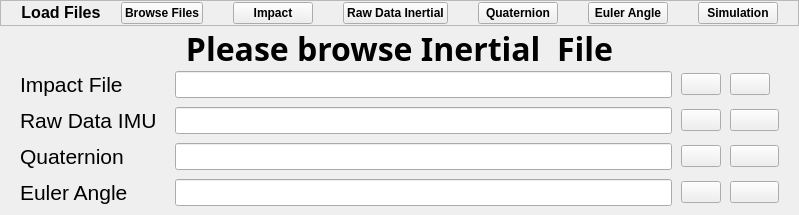
                <widget class="QWidget" name="LoadIMU">
                 <layout class="QVBoxLayout" name="verticalLayout_12">
                  <property name="spacing">
                   <number>0</number>
                  </property>
                  <property name="leftMargin">
                   <number>0</number>
                  </property>
                  <property name="topMargin">
                   <number>0</number>
                  </property>
                  <property name="rightMargin">
                   <number>0</number>
                  </property>
                  <property name="bottomMargin">
                   <number>0</number>
                  </property>
                  <item>
                   <widget class="QFrame" name="frame_13">
                    <property name="sizePolicy">
                     <sizepolicy hsizetype="Preferred" vsizetype="Minimum">
                      <horstretch>0</horstretch>
                      <verstretch>0</verstretch>
                     </sizepolicy>
                    </property>
                    <property name="maximumSize">
                     <size>
                      <width>16777215</width>
                      <height>40</height>
                     </size>
                    </property>
                    <property name="frameShape">
                     <enum>QFrame::StyledPanel</enum>
                    </property>
                    <property name="frameShadow">
                     <enum>QFrame::Raised</enum>
                    </property>
                    <layout class="QHBoxLayout" name="horizontalLayout_26">
                     <property name="spacing">
                      <number>0</number>
                     </property>
                     <property name="leftMargin">
                      <number>20</number>
                     </property>
                     <property name="topMargin">
                      <number>0</number>
                     </property>
                     <property name="rightMargin">
                      <number>20</number>
                     </property>
                     <property name="bottomMargin">
                      <number>0</number>
                     </property>
                     <item>
                      <widget class="QLabel" name="label_14">
                       <property name="sizePolicy">
                        <sizepolicy hsizetype="Preferred" vsizetype="Fixed">
                         <horstretch>0</horstretch>
                         <verstretch>0</verstretch>
                        </sizepolicy>
                       </property>
                       <property name="font">
                        <font>
                         <pointsize>12</pointsize>
                         <weight>75</weight>
                         <bold>true</bold>
                        </font>
                       </property>
                       <property name="text">
                        <string>Load Files</string>
                       </property>
                       <property name="alignment">
                        <set>Qt::AlignCenter</set>
                       </property>
                      </widget>
                     </item>
                     <item>
                      <spacer name="horizontalSpacer_16">
                       <property name="orientation">
                        <enum>Qt::Horizontal</enum>
                       </property>
                       <property name="sizeType">
                        <enum>QSizePolicy::Expanding</enum>
                       </property>
                       <property name="sizeHint" stdset="0">
                        <size>
                         <width>20</width>
                         <height>24</height>
                        </size>
                       </property>
                      </spacer>
                     </item>
                     <item>
                      <widget class="QPushButton" name="BLoadFileInertial">
                       <property name="font">
                        <font>
                         <weight>75</weight>
                         <bold>true</bold>
                        </font>
                       </property>
                       <property name="text">
                        <string>Browse Files</string>
                       </property>
                      </widget>
                     </item>
                     <item>
                      <spacer name="horizontalSpacer_41">
                       <property name="orientation">
                        <enum>Qt::Horizontal</enum>
                       </property>
                       <property name="sizeType">
                        <enum>QSizePolicy::Fixed</enum>
                       </property>
                       <property name="sizeHint" stdset="0">
                        <size>
                         <width>30</width>
                         <height>20</height>
                        </size>
                       </property>
                      </spacer>
                     </item>
                     <item>
                      <widget class="QPushButton" name="BImpact">
                       <property name="font">
                        <font>
                         <weight>75</weight>
                         <bold>true</bold>
                        </font>
                       </property>
                       <property name="text">
                        <string>Impact</string>
                       </property>
                      </widget>
                     </item>
                     <item>
                      <spacer name="horizontalSpacer_42">
                       <property name="orientation">
                        <enum>Qt::Horizontal</enum>
                       </property>
                       <property name="sizeType">
                        <enum>QSizePolicy::Fixed</enum>
                       </property>
                       <property name="sizeHint" stdset="0">
                        <size>
                         <width>30</width>
                         <height>20</height>
                        </size>
                       </property>
                      </spacer>
                     </item>
                     <item>
                      <widget class="QPushButton" name="BRawDatabtn">
                       <property name="font">
                        <font>
                         <weight>75</weight>
                         <bold>true</bold>
                        </font>
                       </property>
                       <property name="text">
                        <string>Raw Data Inertial</string>
                       </property>
                      </widget>
                     </item>
                     <item>
                      <spacer name="horizontalSpacer_43">
                       <property name="orientation">
                        <enum>Qt::Horizontal</enum>
                       </property>
                       <property name="sizeType">
                        <enum>QSizePolicy::Fixed</enum>
                       </property>
                       <property name="sizeHint" stdset="0">
                        <size>
                         <width>30</width>
                         <height>20</height>
                        </size>
                       </property>
                      </spacer>
                     </item>
                     <item>
                      <widget class="QPushButton" name="BQuaternionbtn">
                       <property name="font">
                        <font>
                         <weight>75</weight>
                         <bold>true</bold>
                        </font>
                       </property>
                       <property name="text">
                        <string>Quaternion</string>
                       </property>
                      </widget>
                     </item>
                     <item>
                      <spacer name="horizontalSpacer_44">
                       <property name="orientation">
                        <enum>Qt::Horizontal</enum>
                       </property>
                       <property name="sizeType">
                        <enum>QSizePolicy::Fixed</enum>
                       </property>
                       <property name="sizeHint" stdset="0">
                        <size>
                         <width>30</width>
                         <height>20</height>
                        </size>
                       </property>
                      </spacer>
                     </item>
                     <item>
                      <widget class="QPushButton" name="BEulerbtn">
                       <property name="font">
                        <font>
                         <weight>75</weight>
                         <bold>true</bold>
                        </font>
                       </property>
                       <property name="text">
                        <string>Euler Angle</string>
                       </property>
                      </widget>
                     </item>
                     <item>
                      <spacer name="horizontalSpacer_45">
                       <property name="orientation">
                        <enum>Qt::Horizontal</enum>
                       </property>
                       <property name="sizeType">
                        <enum>QSizePolicy::Fixed</enum>
                       </property>
                       <property name="sizeHint" stdset="0">
                        <size>
                         <width>30</width>
                         <height>20</height>
                        </size>
                       </property>
                      </spacer>
                     </item>
                     <item>
                      <widget class="QPushButton" name="BSimulationbtn">
                       <property name="font">
                        <font>
                         <weight>75</weight>
                         <bold>true</bold>
                        </font>
                       </property>
                       <property name="text">
                        <string>Simulation</string>
                       </property>
                      </widget>
                     </item>
                    </layout>
                   </widget>
                  </item>
                  <item>
                   <widget class="QWidget" name="widget_8" native="true">
                    <property name="sizePolicy">
                     <sizepolicy hsizetype="Preferred" vsizetype="Preferred">
                      <horstretch>0</horstretch>
                      <verstretch>0</verstretch>
                     </sizepolicy>
                    </property>
                    <layout class="QVBoxLayout" name="verticalLayout_17">
                     <property name="spacing">
                      <number>0</number>
                     </property>
                     <property name="leftMargin">
                      <number>0</number>
                     </property>
                     <property name="topMargin">
                      <number>0</number>
                     </property>
                     <property name="rightMargin">
                      <number>0</number>
                     </property>
                     <property name="bottomMargin">
                      <number>0</number>
                     </property>
                     <item>
                      <widget class="QLabel" name="label_16">
                       <property name="font">
                        <font>
                         <family>RomanC</family>
                         <pointsize>24</pointsize>
                         <weight>75</weight>
                         <italic>false</italic>
                         <bold>true</bold>
                        </font>
                       </property>
                       <property name="layoutDirection">
                        <enum>Qt::LeftToRight</enum>
                       </property>
                       <property name="text">
                        <string>Please browse Inertial  File</string>
                       </property>
                       <property name="alignment">
                        <set>Qt::AlignCenter</set>
                       </property>
                      </widget>
                     </item>
                    </layout>
                   </widget>
                  </item>
                  <item>
                   <widget class="QWidget" name="widget_9" native="true">
                    <property name="sizePolicy">
                     <sizepolicy hsizetype="Preferred" vsizetype="Minimum">
                      <horstretch>0</horstretch>
                      <verstretch>0</verstretch>
                     </sizepolicy>
                    </property>
                    <property name="minimumSize">
                     <size>
                      <width>0</width>
                      <height>0</height>
                     </size>
                    </property>
                    <property name="maximumSize">
                     <size>
                      <width>16777215</width>
                      <height>200</height>
                     </size>
                    </property>
                    <layout class="QGridLayout" name="gridLayout_2">
                     <property name="leftMargin">
                      <number>20</number>
                     </property>
                     <property name="topMargin">
                      <number>0</number>
                     </property>
                     <property name="rightMargin">
                      <number>20</number>
                     </property>
                     <property name="bottomMargin">
                      <number>9</number>
                     </property>
                     <property name="spacing">
                      <number>9</number>
                     </property>
                     <item row="1" column="5" colspan="2">
                      <widget class="QPushButton" name="rawinerfilebtn">
                       <property name="text">
                        <string/>
                       </property>
                       <property name="icon">
                        <iconset resource="resources.qrc">
                         <normaloff>:/icons/icons/more-horizontal.svg</normaloff>:/icons/icons/more-horizontal.svg</iconset>
                       </property>
                       <property name="iconSize">
                        <size>
                         <width>25</width>
                         <height>25</height>
                        </size>
                       </property>
                      </widget>
                     </item>
                     <item row="2" column="5" colspan="2">
                      <widget class="QPushButton" name="quaternionfilebtn">
                       <property name="text">
                        <string/>
                       </property>
                       <property name="icon">
                        <iconset resource="resources.qrc">
                         <normaloff>:/icons/icons/more-horizontal.svg</normaloff>:/icons/icons/more-horizontal.svg</iconset>
                       </property>
                       <property name="iconSize">
                        <size>
                         <width>25</width>
                         <height>25</height>
                        </size>
                       </property>
                      </widget>
                     </item>
                     <item row="3" column="0" colspan="2">
                      <widget class="QLabel" name="label_23">
                       <property name="font">
                        <font>
                         <pointsize>16</pointsize>
                        </font>
                       </property>
                       <property name="text">
                        <string>Euler Angle</string>
                       </property>
                      </widget>
                     </item>
                     <item row="0" column="0">
                      <widget class="QLabel" name="label_20">
                       <property name="font">
                        <font>
                         <pointsize>16</pointsize>
                        </font>
                       </property>
                       <property name="text">
                        <string>Impact File</string>
                       </property>
                      </widget>
                     </item>
                     <item row="2" column="0" colspan="3">
                      <widget class="QLabel" name="label_22">
                       <property name="font">
                        <font>
                         <pointsize>16</pointsize>
                        </font>
                       </property>
                       <property name="text">
                        <string>Quaternion</string>
                       </property>
                      </widget>
                     </item>
                     <item row="3" column="5" colspan="2">
                      <widget class="QPushButton" name="eulerfilebtn">
                       <property name="text">
                        <string/>
                       </property>
                       <property name="icon">
                        <iconset resource="resources.qrc">
                         <normaloff>:/icons/icons/more-horizontal.svg</normaloff>:/icons/icons/more-horizontal.svg</iconset>
                       </property>
                       <property name="iconSize">
                        <size>
                         <width>25</width>
                         <height>25</height>
                        </size>
                       </property>
                      </widget>
                     </item>
                     <item row="1" column="0" colspan="2">
                      <widget class="QLabel" name="label_21">
                       <property name="font">
                        <font>
                         <pointsize>16</pointsize>
                        </font>
                       </property>
                       <property name="text">
                        <string>Raw Data IMU</string>
                       </property>
                      </widget>
                     </item>
                     <item row="1" column="4">
                      <widget class="QPushButton" name="rawinerupBtn">
                       <property name="text">
                        <string/>
                       </property>
                       <property name="icon">
                        <iconset resource="resources.qrc">
                         <normaloff>:/icons/icons/arrow-right-circle.svg</normaloff>:/icons/icons/arrow-right-circle.svg</iconset>
                       </property>
                       <property name="iconSize">
                        <size>
                         <width>25</width>
                         <height>25</height>
                        </size>
                       </property>
                      </widget>
                     </item>
                     <item row="3" column="4">
                      <widget class="QPushButton" name="eulerupBtn">
                       <property name="text">
                        <string/>
                       </property>
                       <property name="icon">
                        <iconset resource="resources.qrc">
                         <normaloff>:/icons/icons/arrow-right-circle.svg</normaloff>:/icons/icons/arrow-right-circle.svg</iconset>
                       </property>
                       <property name="iconSize">
                        <size>
                         <width>25</width>
                         <height>25</height>
                        </size>
                       </property>
                      </widget>
                     </item>
                     <item row="2" column="4">
                      <widget class="QPushButton" name="quaternionupBtn">
                       <property name="text">
                        <string/>
                       </property>
                       <property name="icon">
                        <iconset resource="resources.qrc">
                         <normaloff>:/icons/icons/arrow-right-circle.svg</normaloff>:/icons/icons/arrow-right-circle.svg</iconset>
                       </property>
                       <property name="iconSize">
                        <size>
                         <width>25</width>
                         <height>25</height>
                        </size>
                       </property>
                      </widget>
                     </item>
                     <item row="0" column="4">
                      <widget class="QPushButton" name="impactupBtn">
                       <property name="text">
                        <string/>
                       </property>
                       <property name="icon">
                        <iconset resource="resources.qrc">
                         <normaloff>:/icons/icons/arrow-right-circle.svg</normaloff>:/icons/icons/arrow-right-circle.svg</iconset>
                       </property>
                       <property name="iconSize">
                        <size>
                         <width>25</width>
                         <height>25</height>
                        </size>
                       </property>
                      </widget>
                     </item>
                     <item row="0" column="3">
                      <widget class="QLineEdit" name="impactfilebrowse">
                       <property name="sizePolicy">
                        <sizepolicy hsizetype="Expanding" vsizetype="Fixed">
                         <horstretch>0</horstretch>
                         <verstretch>0</verstretch>
                        </sizepolicy>
                       </property>
                       <property name="maximumSize">
                        <size>
                         <width>16777215</width>
                         <height>30</height>
                        </size>
                       </property>
                       <property name="font">
                        <font>
                         <pointsize>12</pointsize>
                         <italic>true</italic>
                        </font>
                       </property>
                      </widget>
                     </item>
                     <item row="1" column="3">
                      <widget class="QLineEdit" name="rawinerfilebrowse">
                       <property name="maximumSize">
                        <size>
                         <width>16777215</width>
                         <height>30</height>
                        </size>
                       </property>
                       <property name="font">
                        <font>
                         <pointsize>12</pointsize>
                         <italic>true</italic>
                        </font>
                       </property>
                      </widget>
                     </item>
                     <item row="2" column="3">
                      <widget class="QLineEdit" name="quaternionfilebrowse">
                       <property name="maximumSize">
                        <size>
                         <width>16777215</width>
                         <height>30</height>
                        </size>
                       </property>
                       <property name="font">
                        <font>
                         <pointsize>12</pointsize>
                         <italic>true</italic>
                        </font>
                       </property>
                      </widget>
                     </item>
                     <item row="3" column="3">
                      <widget class="QLineEdit" name="eulerfilebrowse">
                       <property name="maximumSize">
                        <size>
                         <width>16777215</width>
                         <height>30</height>
                        </size>
                       </property>
                       <property name="font">
                        <font>
                         <pointsize>12</pointsize>
                         <italic>true</italic>
                        </font>
                       </property>
                      </widget>
                     </item>
                     <item row="0" column="5">
                      <widget class="QPushButton" name="impactfilebtn">
                       <property name="text">
                        <string/>
                       </property>
                       <property name="icon">
                        <iconset resource="resources.qrc">
                         <normaloff>:/icons/icons/more-horizontal.svg</normaloff>:/icons/icons/more-horizontal.svg</iconset>
                       </property>
                       <property name="iconSize">
                        <size>
                         <width>25</width>
                         <height>25</height>
                        </size>
                       </property>
                      </widget>
                     </item>
                    </layout>
                   </widget>
                  </item>
                 </layout>
                </widget>
